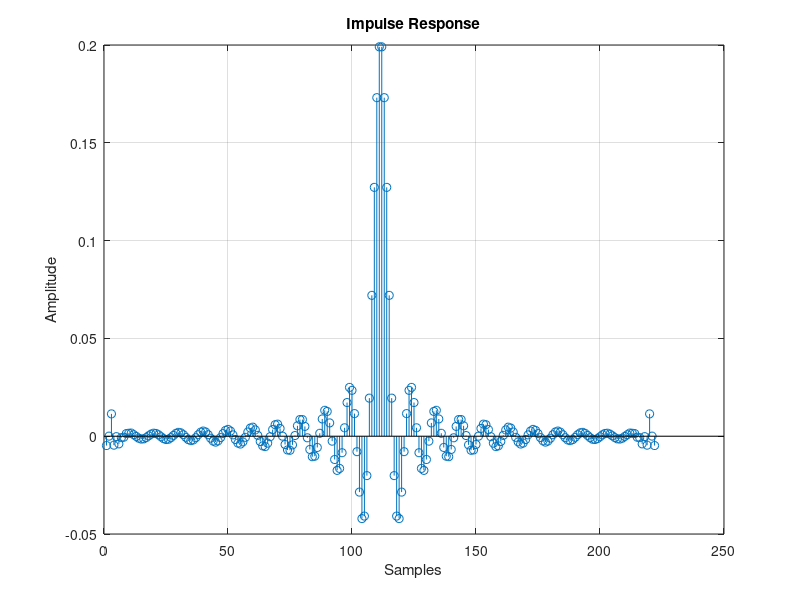
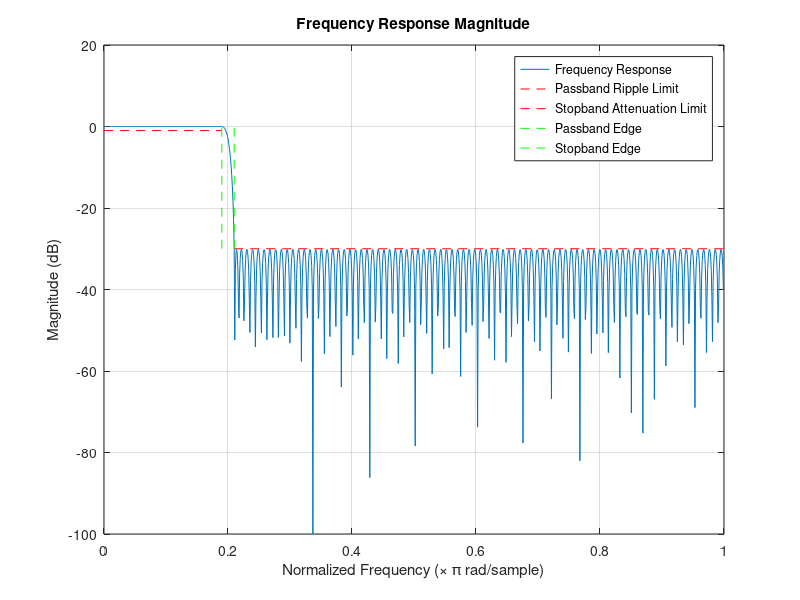
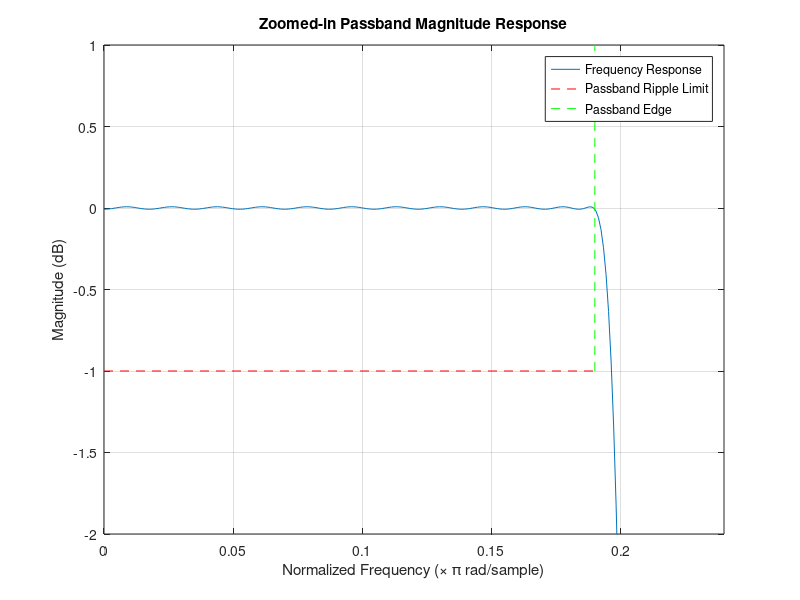
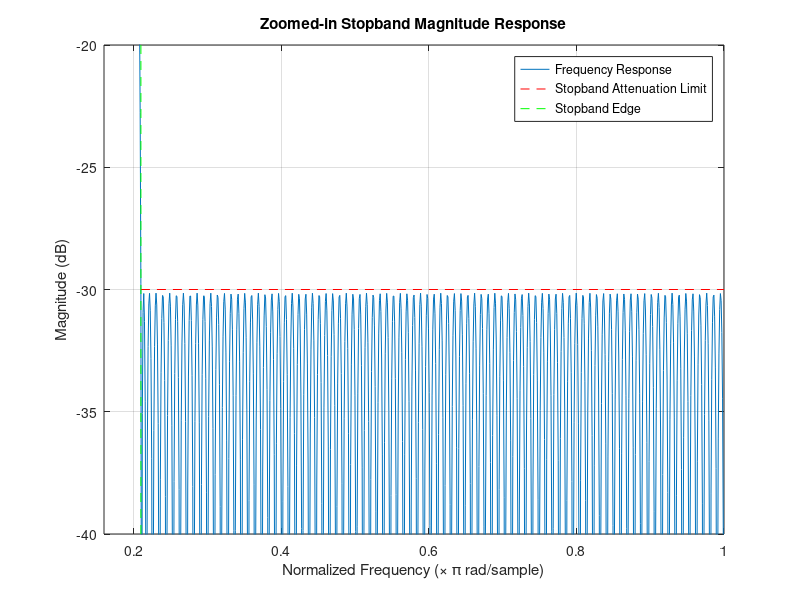

Source code (MATLAB) for these figures, in order:
clear all;
close all;
clc;

% Given specifications
M = 5;
delta_omega = pi/100;
omega_p = pi/M - delta_omega;
omega_s = pi/M + delta_omega;
Rp = 1;    % Passband ripple in dB
Rs = 30;   % Stopband attenuation in dB

% Normalize frequencies to [0, 1] (relative to Nyquist frequency)
f_p = omega_p / pi;  % Normalized passband edge
f_s = omega_s / pi;  % Normalized stopband edge

% Parks-McClellan algorithm design
n = 221;
b = firpm(n, [0 f_p f_s 1], [1 1 0 0], [10^(Rp/20) 10^(-Rs/20)]);

% Check and plot the results
% Impulse response
figure;
stem(b);
title('Impulse Response');
xlabel('Samples');
ylabel('Amplitude');
grid on;

% Frequency response
[H, W] = freqz(b, 1, 1024);
H_mag = 20*log10(abs(H));

% Plot full frequency response
figure;
plot(W/pi, H_mag);
title('Frequency Response Magnitude');
xlabel('Normalized Frequency (\times \pi rad/sample)');
ylabel('Magnitude (dB)');
grid on;
hold on;

% Specification template (overall response)
plot([0 f_p], [-Rp -Rp], 'r--');  % Passband ripple limit
plot([f_s 1], [-Rs -Rs], 'r--');  % Stopband attenuation limit
plot([f_p f_p], [-Rs 0], 'g--');  % Passband edge
plot([f_s f_s], [-Rs 0], 'g--');  % Stopband edge

legend('Frequency Response', 'Passband Ripple Limit', 'Stopband Attenuation Limit', 'Passband Edge', 'Stopband Edge');
hold off;

% Zoomed-in plot for passband
figure;
plot(W/pi, H_mag);
title('Zoomed-in Passband Magnitude Response');
xlabel('Normalized Frequency (\times \pi rad/sample)');
ylabel('Magnitude (dB)');
grid on;
xlim([0 f_p+0.05]);  % Limit to passband region
ylim([-Rp-1 1]);  % Set limits to show ripple clearly

% Passband specification template
hold on;
plot([0 f_p], [-Rp -Rp], 'r--');  % Passband ripple limit
plot([f_p f_p], [-Rp 1], 'g--');  % Passband edge
legend('Frequency Response', 'Passband Ripple Limit', 'Passband Edge');
hold off;

% Zoomed-in plot for stopband
figure;
plot(W/pi, H_mag);
title('Zoomed-in Stopband Magnitude Response');
xlabel('Normalized Frequency (\times \pi rad/sample)');
ylabel('Magnitude (dB)');
grid on;
xlim([f_s-0.05 1]);  % Limit to stopband region
ylim([-Rs-10 -Rs+10]);  % Set limits to show attenuation clearly

% Stopband specification template
hold on;
plot([f_s 1], [-Rs -Rs], 'r--');  % Stopband attenuation limit
plot([f_s f_s], [-Rs-10 -Rs+10], 'g--');  % Stopband edge
legend('Frequency Response', 'Stopband Attenuation Limit', 'Stopband Edge');
hold off;

%% Q2

% Polyphase decomposition (Type I polyphase)
% Polyphase component E_k corresponds to every M-th coefficient starting at k
polyphase_sections = cell(1, M);
for k = 1:M
    polyphase_sections{k} = b(k:M:end);
end

% Plot the magnitude and phase response for each polyphase section
for k = 1:M
    [H_poly, W_poly] = freqz(polyphase_sections{k}, 1, 1024);
    
    % Magnitude response
    figure;
    subplot(2, 1, 1);
    plot(W_poly/pi, 20*log10(abs(H_poly)));
    title(['Polyphase Section ', num2str(k), ' Magnitude Response']);
    xlabel('Normalized Frequency (\times \pi rad/sample)');
    ylabel('Magnitude');
    grid on;
    
    % Phase response
    subplot(2, 1, 2);
    plot(W_poly/pi, unwrap(angle(H_poly)));
    title(['Polyphase Section ', num2str(k), ' Phase Response']);
    xlabel('Normalized Frequency (\times \pi rad/sample)');
    ylabel('Phase (radians)');
    grid on;
end

%% Q3

% Define the inputs
N = 1000;  % Length of the input signal (sufficient for steady-state analysis)
n_samples = 0:N-1;

% Define ω0 values
omega_0 = [pi/50, pi/50 + 2*pi/5, pi/50 + 4*pi/5];
frequencies = {'ω0 = π/50', 'ω0 = π/50 + 2π/5', 'ω0 = π/50 + 4π/5'};

% Loop through each ω0 value
for i = 1:length(omega_0)
    % Generate the input signal
    x_n = cos(omega_0(i) * n_samples);
    
    % Apply the filter
    y_n = filter(b, 1, x_n);

    % Decimation: 5-sample compressor (downsampling by M)
    y_decimated = y_n(1:M:end);
    % Measure the steady-state output
    steady_state_output = y_decimated(ceil(N/(2*M)):end);  % Take half to eliminate transient effects
    % Perform FFT on steady-state output to estimate frequency and amplitude
    Y_fft = fft(steady_state_output);
    [max_val, max_idx] = max(abs(Y_fft));  % Find the peak of the FFT magnitude
    % Output frequency measurement
    output_freq = (max_idx - 1) * (2 * pi / length(steady_state_output));
    % Output peak amplitude measurement
    output_amp = max(abs(steady_state_output));
    
    % Display results
    fprintf('For input %s:\n', frequencies{i});
    fprintf('  Measured Output Frequency: %.4f rad/sample\n', output_freq);
    fprintf('  Measured Peak Amplitude (steady-state): %.4f\n', output_amp);
    
    % Compare with predictions based on filter specifications
    if omega_0(i) <= omega_p
        fprintf('  Prediction: Frequency should pass with amplitude close to input (1 due to filter gain).\n');
    elseif omega_0(i) >= omega_s
        fprintf('  Prediction: Frequency should be highly attenuated due to the stopband.\n');
    else
        fprintf('  Prediction: Transition band behavior may cause attenuation or alteration.\n');
    end
    fprintf('\n');
end

%% Q4

N = 221;  % Filter order

% Frequency response with 1/f stopband decay
% Design a lowpass filter with an ideal passband and a stopband decaying as 1/f

% Frequency vector for design (normalized to Nyquist frequency)
f = linspace(0, 1, 1024);
H = ones(size(f));  % Initialize ideal frequency response
% Passband: Keep magnitude = 1
passband = f <= omega_p/pi;
% Stopband: Decay as 1/f
stopband = f >= omega_s/pi;
H(stopband) = 1 ./ f(stopband);  % Apply 1/f decay in stopband

% Transition band: Apply gradual decay
transition = ~passband & ~stopband;
H(transition) = linspace(1, 1 ./ (omega_s/pi), sum(transition));

% Design FIR filter using inverse FFT
h_1overf = ifftshift(H);  % Impulse response (FIR filter)
h_1overf = h_1overf(1:N+1);  % Truncate to filter order N

% Plot frequency response for the 1/f stopband filter
[H_1overf, W_1overf] = freqz(h_1overf, 1, 1024);

figure;
plot(W_1overf/pi, 20*log10(abs(H_1overf)));
title('1/f Stopband Filter Frequency Response (Magnitude)');
xlabel('Normalized Frequency (\times \pi rad/sample)');
ylabel('Magnitude (dB)');
grid on;

figure;
plot(W_1overf/pi, unwrap(angle(H_1overf)));
title('1/f Stopband Filter Frequency Response (Phase)');
xlabel('Normalized Frequency (\times \pi rad/sample)');
ylabel('Phase (radians)');
grid on;

% Inputs: Same as before
omega_0 = [pi/50, pi/50 + 2*pi/5, pi/50 + 4*pi/5];
frequencies = {'ω0 = π/50', 'ω0 = π/50 + 2π/5', 'ω0 = π/50 + 4π/5'};

% Time domain analysis for each input
for i = 1:length(omega_0)
    % Generate the input signal
    x_n = cos(omega_0(i) * n_samples);
    % Apply the new 1/f stopband filter
    y_n_1overf = filter(h_1overf, 1, x_n);
    % Decimation: 5-sample compressor (downsampling by M)
    y_decimated_1overf = y_n_1overf(1:M:end);
    
    % Measure the steady-state output
    steady_state_output_1overf = y_decimated_1overf(ceil(N/(2*M)):end);  % Take half to eliminate transient effects

    % Perform FFT on steady-state output to estimate frequency and amplitude
    Y_fft_1overf = fft(steady_state_output_1overf);
    [max_val, max_idx] = max(abs(Y_fft_1overf));  % Find the peak of the FFT magnitude
    
    % Output frequency measurement
    output_freq_1overf = (max_idx - 1) * (2 * pi / length(steady_state_output_1overf));
    
    % Output peak amplitude measurement
    output_amp_1overf = max(abs(steady_state_output_1overf));
    
    % Display results
    fprintf('For input %s with 1/f stopband filter:\n', frequencies{i});
    fprintf('  Measured Output Frequency: %.4f rad/sample\n', output_freq_1overf);
    fprintf('  Measured Peak Amplitude (steady-state): %.4f\n', output_amp_1overf);
    
    % Compare with predictions
    if omega_0(i) <= omega_p
        fprintf('  Prediction: Frequency should pass with amplitude close to input.\n');
    elseif omega_0(i) >= omega_s
        fprintf('  Prediction: Frequency should experience less attenuation than with Parks-McClellan.\n');
    else
        fprintf('  Prediction: Transition band behavior may cause noticeable attenuation.\n');
    end
    fprintf('\n');
end



